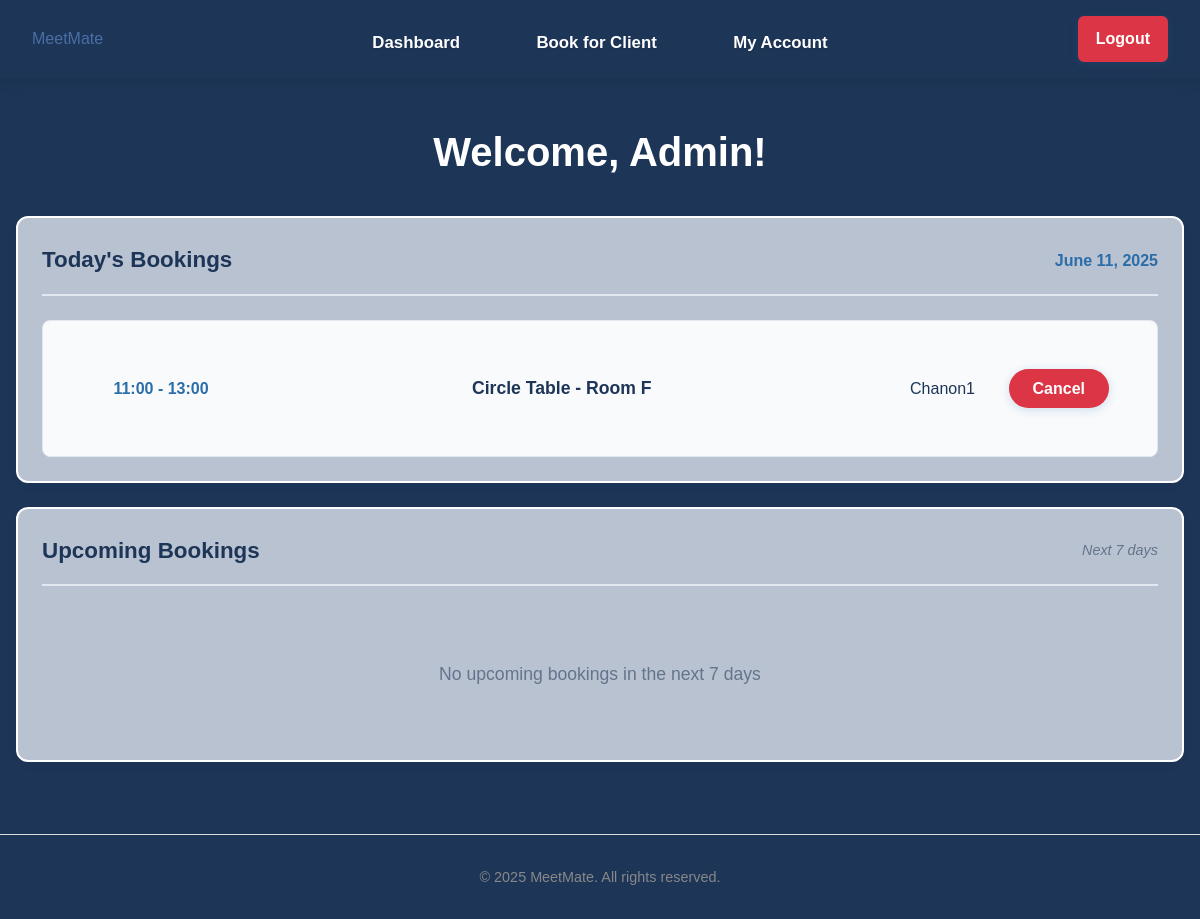
The app's page /dashboard (signed in) with its own data.
### tables this page shows
CREATE TABLE users (
                id INTEGER PRIMARY KEY AUTOINCREMENT,
                username TEXT NOT NULL UNIQUE,
                email TEXT NOT NULL UNIQUE,
                password TEXT NOT NULL,
                firstname TEXT,
                lastname TEXT,
                dob TEXT,
                address TEXT,
                role TEXT DEFAULT 'user'
            );

CREATE TABLE bookings (
                id INTEGER PRIMARY KEY AUTOINCREMENT,
                user_id INTEGER NOT NULL,
                room_id INTEGER NOT NULL,
                date TEXT NOT NULL,
                time_start TEXT NOT NULL,
                time_end TEXT NOT NULL,
                booking_admin_id INTEGER,
                notes TEXT,
                FOREIGN KEY (user_id) REFERENCES users (id),
                FOREIGN KEY (room_id) REFERENCES rooms (id),
                FOREIGN KEY (booking_admin_id) REFERENCES users (id)
            );

CREATE TABLE rooms (
                id INTEGER PRIMARY KEY AUTOINCREMENT,
                name TEXT NOT NULL,
                location TEXT NOT NULL,
                capacity INTEGER NOT NULL,
                room_type TEXT DEFAULT 'conference'
            );

### app.py (the view, shortened to what this page needs)
@app.route('/dashboard')
@login_required
def dashboard():
    connection = get_database_connection()
    cursor = connection.cursor()
    user_id = session['user_id']
    user = get_user_by_id(user_id)
    if not user:
        flash('User not found', 'error')
        return redirect(url_for('logout'))
    now = datetime.now()
    current_date = now.date()
    current_time = now.time()
    today_bookings = []
    upcoming_bookings = []
    today_date = ''
    user_today_bookings = []
    user_upcoming_bookings = []
    if session.get('role') == 'admin':
        from datetime import date, timedelta
        today = date.today()
        today_str = today.strftime('%Y-%m-%d')
        today_date = today.strftime('%B %d, %Y')
        tomorrow = today + timedelta(days=1)
        next_week = today + timedelta(days=7)
        tomorrow_str = tomorrow.strftime('%Y-%m-%d')
        next_week_str = next_week.strftime('%Y-%m-%d')
        cursor.execute('''
            SELECT
                b.id,
                b.date,
                b.time_start,
                b.time_end,
                b.notes,
                u.username,
                r.name as room_name,
                admin.username as admin_name
            FROM bookings b
            JOIN users u ON b.user_id = u.id
            JOIN rooms r ON b.room_id = r.id
            LEFT JOIN users admin ON b.booking_admin_id = admin.id
            WHERE b.date = ?
            ORDER BY b.time_start
        ''', (today_str,))
        for row in cursor.fetchall():
            booking = dict(row)
            if booking['admin_name']:
                booking['booked_by'] = f"Admin: {booking['admin_name']}"
            else:
                booking['booked_by'] = "Self"
            booking_date = date.fromisoformat(booking['date'])
            booking_start_time = time.fromisoformat(booking['time_start'] + ':00' if len(booking['time_start']) == 5 else booking['time_start'])
            if booking_date == current_date:
                booking['can_cancel'] = current_time < booking_start_time
                booking['status'] = 'Complete' if current_time >= booking_start_time else None
            else:
                booking['can_cancel'] = True
                booking['status'] = None
            today_bookings.append(booking)
        cursor.execute('''
            SELECT
                b.id,
                b.date,
                b.time_start,
                b.time_end,
                b.notes,
                u.username,
                r.name as room_name,
                admin.username as admin_name
            FROM bookings b
            JOIN users u ON b.user_id = u.id
            JOIN rooms r ON b.room_id = r.id
            LEFT JOIN users admin ON b.booking_admin_id = admin.id
            WHERE b.date >= ? AND b.date <= ?
            ORDER BY b.date, b.time_start
            LIMIT 10
        ''', (tomorrow_str, next_week_str))
        for row in cursor.fetchall():
            booking = dict(row)
            if booking['admin_name']:
                booking['booked_by'] = f"Admin: {booking['admin_name']}"
            else:
                booking['booked_by'] = "Self"
            booking_date = date.fromisoformat(booking['date'])
            booking['formatted_date'] = booking_date.strftime('%a, %b %d')
            booking['can_cancel'] = True
            booking['status'] = None
            upcoming_bookings.append(booking)
    connection.close()
    return render_template('dashboard.html',
                         user=user,
                         today_bookings=today_bookings,
                         today_date=today_date,
                         upcoming_bookings=upcoming_bookings,
                         user_today_bookings=user_today_bookings,
                         user_upcoming_bookings=user_upcoming_bookings)

### app.py (called while the page is built)
def get_database_path():
    app_directory = app.root_path
    instance_directory = os.path.join(app_directory, 'instance')
    os.makedirs(instance_directory, exist_ok=True)
    database_path = os.path.join(instance_directory, 'meetmate.db')
    return database_path

def get_database_connection():
    db_path = get_database_path()
    connection = sqlite3.connect(db_path)
    connection.row_factory = sqlite3.Row
    return connection

def get_user_by_id(user_id):
    connection = get_database_connection()
    cursor = connection.cursor()
    cursor.execute("SELECT * FROM users WHERE id = ?", (user_id,))
    user = cursor.fetchone()
    connection.close()
    if user:
        return dict(user)
    return None

def login_required(f):
    @wraps(f)
    def decorated_function(*args, **kwargs):
        if 'user_id' not in session:
            flash('Please login to access this page', 'error')
            return redirect(url_for('login'))
        user = get_user_by_id(session['user_id'])
        if not user:
            session.clear()
            flash('Your account is no longer valid. Please login again.', 'warning')
            return redirect(url_for('login'))
        return f(*args, **kwargs)
    return decorated_function

### templates/dashboard.html (shortened to what this page needs)
{% extends "base.html" %}
{% block content %}
<div class="dashboard">
    <h1>Welcome, {% if user.firstname %}{{ user.firstname }}{% else %}{{ session.username }}{% endif %}!</h1>
    {% if session.role == 'admin' %}
    <div class="dashboard-section">
        <div class="section-card">
            <div class="section-header">
                <h2>Today's Bookings</h2>
                <span class="date">{{ today_date }}</span>            </div>              {% if today_bookings %}
                <div class="bookings-list">{% for booking in today_bookings %}
                        <div class="booking-item">
                            <div class="booking-time">
                                {{ booking.time_start }} - {{ booking.time_end }}
                            </div>
                            <div class="booking-details">
                                <strong>{{ booking.room_name }}</strong>
                            </div>
                            <div class="booking-name">
                                {{ booking.username }}
                            </div>
                            <div class="booking-actions">
                                {% if booking.can_cancel %}
                                    <a href="{{ url_for('cancel_booking', booking_id=booking.id) }}"
                                       class="btn btn-danger btn-small"
                                       onclick="return confirm('Are you sure you want to cancel this booking?')">
                                        Cancel
                                    </a>
                                {% elif booking.status == 'Complete' %}
                                    <div class="booking-status">
                                        <span class="status-completed">Complete</span>
                                    </div>
                                {% endif %}
                            </div>
                        </div>
                    {% endfor %}
                </div>            {% else %}
                <div class="no-bookings">
                    <p>No bookings scheduled for today</p>
                </div>
            {% endif %}
        </div>
    </div>
    <div class="dashboard-section">
        <div class="section-card">
            <div class="section-header">
                <h2>Upcoming Bookings</h2>
                <span class="subtitle">Next 7 days</span>            </div>              {% if upcoming_bookings %}
                <div class="bookings-list">{% for booking in upcoming_bookings %}
                        <div class="booking-item">
                            <div class="booking-date">
                                {{ booking.formatted_date }}
                            </div>
                            <div class="booking-time">
                                {{ booking.time_start }} - {{ booking.time_end }}
                            </div>
                            <div class="booking-details">
                                <strong>{{ booking.room_name }}</strong>
                                {% if booking.notes %}
                                    <div class="booking-notes">{{ booking.notes }}</div>
                                {% endif %}
                            </div>
                            <div class="booking-name">
                                {{ booking.username }}
                            </div>
                            <div class="booking-actions">
                                {% if booking.can_cancel %}
                                    <a href="{{ url_for('cancel_booking', booking_id=booking.id) }}"
                                       class="btn btn-danger btn-small"
                                       onclick="return confirm('Are you sure you want to cancel this booking?')">
                                        Cancel
                                    </a>
                                {% elif booking.status == 'Complete' %}
                                    <div class="booking-status">
                                        <span class="status-completed">Complete</span>
                                    </div>
                                {% endif %}
                            </div>
                        </div>
                    {% endfor %}
                </div>            {% else %}
                <div class="no-bookings">
                    <p>No upcoming bookings in the next 7 days</p>
                </div>
            {% endif %}
        </div>
    </div>
    {% endif %}
</div>
{% endblock %}

### static/css/style.css (style rules this page uses)
body { font-family: Arial, sans-serif; line-height: 1.6; color: #333; background-color: #1d3557; margin: 0; padding: 0; }
h1, h2, h3, h4, h5, h6 { margin-bottom: 1rem; font-weight: bold; }
a { text-decoration: none; color: #4a6fa5; }
.btn { display: inline-block; padding: 0.4rem 1.5rem; background-color: #2a6da9; color: white; border: none; border-radius: 25px; cursor: pointer; font-size: 1rem; font-weight: 600; text-decoration: none; box-shadow: 0 2px 10px rgba(42, 109, 169, 0.2); }
.btn-danger { background-color: #dc3545; color: white; }
.dashboard { background-color: #1d3557; min-height: calc(100vh - 200px); }
.dashboard h1 { color: white; font-size: 2.5rem; font-weight: 700; margin-bottom: 2rem; text-align: center; }
.dashboard-section { background-color: #b9c2d1; border: 2px solid white; border-radius: 12px; padding: 1.5rem; margin-bottom: 1.5rem; box-shadow: 0 4px 6px rgba(29, 53, 87, 0.1); }
.dashboard-section .section-header { display: flex; justify-content: space-between; align-items: center; margin-bottom: 1.5rem; padding-bottom: 1rem; border-bottom: 2px solid #e2e8f0; }
.dashboard-section .section-header h2 { color: #1d3557; font-size: 1.4rem; font-weight: 700; margin: 0; }
.dashboard-section .section-header .date { color: #2a6da9; font-weight: 600; font-size: 1rem; }
.dashboard-section .section-header .subtitle { color: #64748b; font-size: 0.9rem; font-style: italic; }
.dashboard-section .bookings-list { display: flex; flex-direction: column; gap: 1rem; }
.dashboard-section .booking-item { display: flex; justify-content: space-between; align-items: center; padding: 3rem; background-color: #f8fafc; border: 1px solid #e2e8f0; border-radius: 8px; gap: 1rem; flex-wrap: wrap; }
.dashboard-section .booking-item > .booking-time, .dashboard-section .booking-item > .booking-date { color: #2a6da9; text-align: center; font-weight: 700; font-size: 1rem; min-width: 140px; flex-shrink: 0; }
.dashboard-section .booking-item > .booking-details { flex: 1; text-align: center; min-width: 200px; }
.dashboard-section .booking-details strong { color: #1d3557; font-size: 1.1rem; }
.dashboard-section .booking-name { min-width: 100px; flex-shrink: 0; color: #1d3557; font-weight: 500; text-align: center; }
.dashboard-section .booking-actions { display: flex; align-items: center; margin-left: auto; flex-shrink: 0; }
.dashboard-section .no-bookings { text-align: center; padding: 2rem; color: #64748b; }
.dashboard-section .no-bookings p { margin-bottom: 1rem; font-size: 1.1rem; }
.booking-time { color: #4a6fa5; font-weight: bold; font-size: 1rem; }
.booking-details strong { color: #333; font-size: 0.95rem; }
.section-header { margin-bottom: 1rem; text-align: center; border-bottom: 2px solid #b9c2d1; padding-bottom: 1rem; }
.section-header h2 { color: #1d3557; margin: 0; font-size: 1.8rem; font-weight: 600; }

### records on screen
users: firstname "Admin"
bookings: date "June 11, 2025", time_start "11:00", time_end "13:00", room_name "Circle Table - Room F", username "Chanon1"
